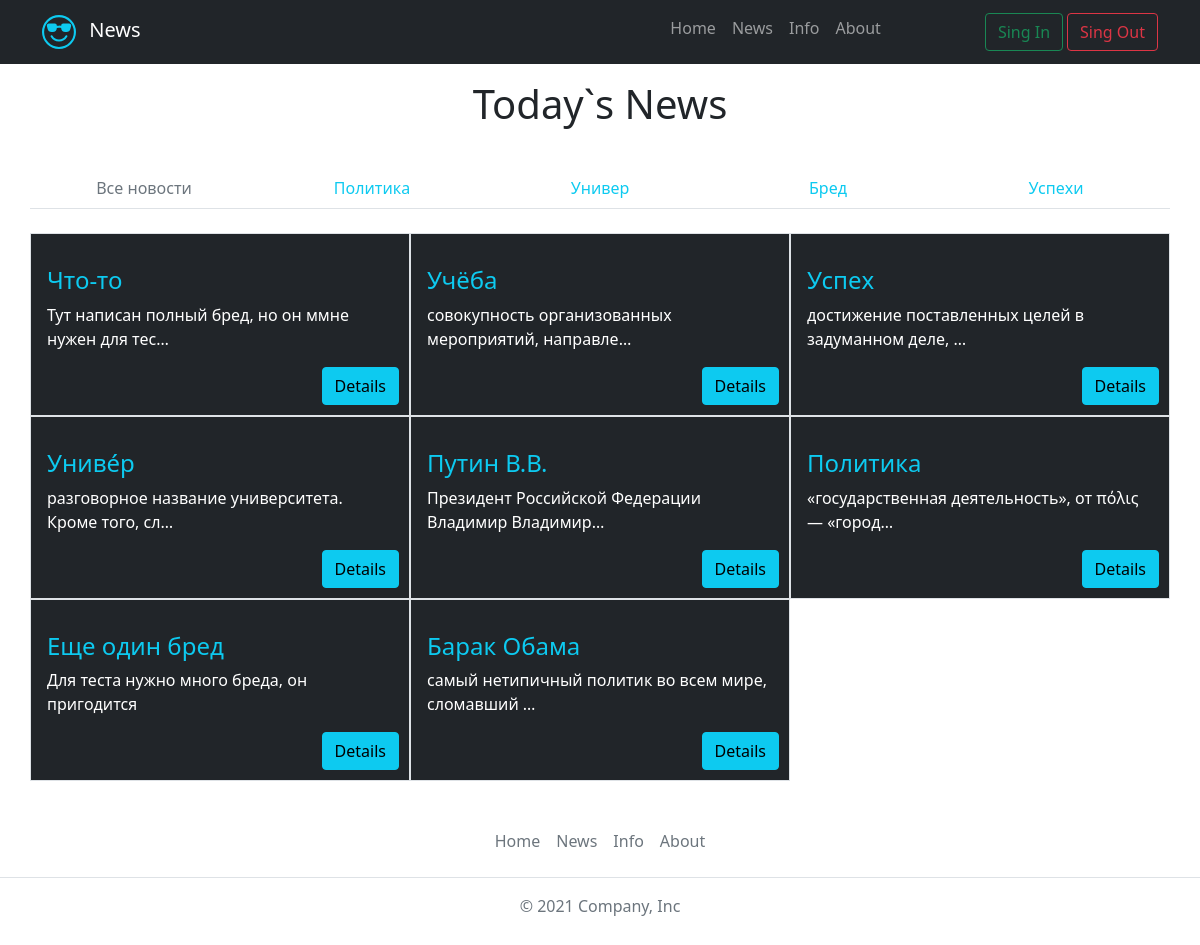
Page /news on the committed database.
### main/models.py (models this page shows, shortened)
class Topic(models.Model):
    name = models.CharField(max_length=255, db_index=True, verbose_name='Название темы')
    slug = models.SlugField(max_length=255, db_index=True, unique=True, verbose_name='url')
    def get_absolute_url(self):
        return reverse('news_topic', kwargs={'topic': self.slug})
    class Meta:
        verbose_name = 'Тема'
        verbose_name_plural = 'Темы'

class News(models.Model):
    title = models.CharField(max_length=255, verbose_name='Заголовок')
    content = models.TextField(blank=True, verbose_name='Контент')
    slug = models.SlugField(max_length=255, unique=True, db_index=True, verbose_name='url')
    photo = models.ImageField(upload_to='photo/%Y/%m/%d', verbose_name='Фото')
    time_create = models.DateTimeField(auto_now_add=True, verbose_name='Время создания')
    time_update = models.DateTimeField(auto_now=True, verbose_name='Время обновления')
    is_posted = models.BooleanField(default=False, verbose_name='Опубликовано')
    topic = models.ForeignKey('Topic', on_delete=models.PROTECT, verbose_name='Тема')
    def get_absolute_url(self):
        return reverse('news_post', kwargs={'topic': Topic.objects.filter(pk=self.topic_id)[0].slug,
                                            'post': self.slug})
    class Meta:
        verbose_name = 'Новость'
        verbose_name_plural = 'Новости'
        ordering = ['-title', 'content']

### main/views.py (the view)
# urls.py: path('news', news, name='news'),
def news(request):
    return render(request, 'main/news.html', {'title': 'News',
                                              'active': 0,
                                              'news': News.objects.all(),
                                              'menu': Topic.objects.all()})

### main/templates/main/news.html
{% extends 'main/base.html' %}
{% block content %}
<div class="container">
    {% if title_h1 %}
    <h1 class="text-center mb-5 mt-3">{{title_}}</h1>
    {% else %}
    <h1 class="text-center mb-5 mt-3">Today`s News</h1>
    {% endif %}
    <div class="row mb-4 pb-2 border-bottom text-center">
        <div class="col-md col-sm-12">
            {% if active == 0 %}
            <span style="text-decoration: none; color: #6c757d;">
                Все новости
            </span>
            {% else %}
            <a href="{% url 'news' %}" style="text-decoration: none; color:#0dcaf0;">
                Все новости
            </a>
            {% endif %}
        </div>
        {% for el in menu %}
        <div class="col-md col-sm-12">
            {% if el.pk != active %}
            <a href="{{ el.get_absolute_url }}" style="text-decoration: none; color:#0dcaf0;">
                {{ el.name }}
            </a>
            {% else %}
            <span style="text-decoration: none; color: #6c757d;">
                {{ el.name }}
            </span>
            {% endif %}
        </div>
        {% endfor %}
    </div>
    <div class="row">
        {% for new in news %}
        <div class="col-lg-4 col-md-6 col-sm-12 p-3 pb-5 border-end border position-relative bg-dark">
            <p>
                <h4 style="color: #0dcaf0;">{{ new.title }}</h4>
                <span style="color: white;">{{ new.content|truncatechars:50 }}</span>
            </p>
            <a href="{{ new.get_absolute_url }}" class="btn btn-info position-absolute" style="bottom: 10px; right: 10px;">Details</a>
        </div>
        {% endfor %}
    </div>
</div>
{% endblock %}

### main/templates/main/base.html (shortened to what this page needs)
{% load static %}
<!DOCTYPE html>
<html lang="ru">
<head>
    <link rel="stylesheet" href="{% static 'main/css/style.css' %}">
    <link href="https://cdn.jsdelivr.net/npm/bootstrap@5.1.3/dist/css/bootstrap.min.css" rel="stylesheet">
</head>
<body>
    <nav class="navbar navbar-expand-md navbar-dark bg-dark">
        <div class="container">
            <a href="{% url 'home' %}" class="navbar-brand">
                News
            </a>
            <div class="collapse navbar-collapse" id="navbarContent">
                <ul class="navbar-nav ms-auto mb-2 me-5">
                    <li class="nav-item"><a href="{% url 'home' %}" class="nav-link">Home</a></li>
                    <li class="nav-item"><a href="{% url 'news' %}" class="nav-link">News</a></li>
                    <li class="nav-item"><a href="{% url 'info' %}" class="nav-link">Info</a></li>
                    <li class="nav-item"><a href="{% url 'about' %}" class="nav-link">About</a></li>
                </ul>
                <div class="d-flex">
                    <button class="btn btn-outline-success ms-5">Sing In</button>
                    <button class="btn btn-outline-danger ms-1">Sing Out</button>
                </div>
            </div>
        </div>
    </nav>
    {% block content %}
    {% endblock %}
    <footer class="py-3 my-4">
        <ul class="nav justify-content-center border-bottom pb-3 mb-3">
            <li class="nav-item"><a href="{% url 'home' %}" class="nav-link px-2 text-muted">Home</a></li>
            <li class="nav-item"><a href="{% url 'news' %}" class="nav-link px-2 text-muted">News</a></li>
            <li class="nav-item"><a href="{% url 'info' %}" class="nav-link px-2 text-muted">Info</a></li>
            <li class="nav-item"><a href="{% url 'about' %}" class="nav-link px-2 text-muted">About</a></li>
        </ul>
        <p class="text-center text-muted">© 2021 Company, Inc</p>
    </footer>
</body>
</html>

### rows in the picture
Topic: name "Политика"
Topic: name "Универ"
Topic: name "Бред"
Topic: name "Успехи"
News: title "Что-то", content "Тут написан полный бред, но он ммне нужен для тес…"
News: title "Учёба", content "совокупность организованных мероприятий, направле…"
News: title "Успех", content "достижение поставленных целей в задуманном деле, …"
News: title "Униве́р", content "разговорное название университета. Кроме того, сл…"
News: title "Путин В.В.", content "Президент Российской Федерации Владимир Владимир…"
News: title "Политика", content "«государственная деятельность», от πόλις — «город…"
News: title "Еще один бред", content "Для теста нужно много бреда, он пригодится"
News: title "Барак Обама", content "самый нетипичный политик во всем мире, сломавший …"
